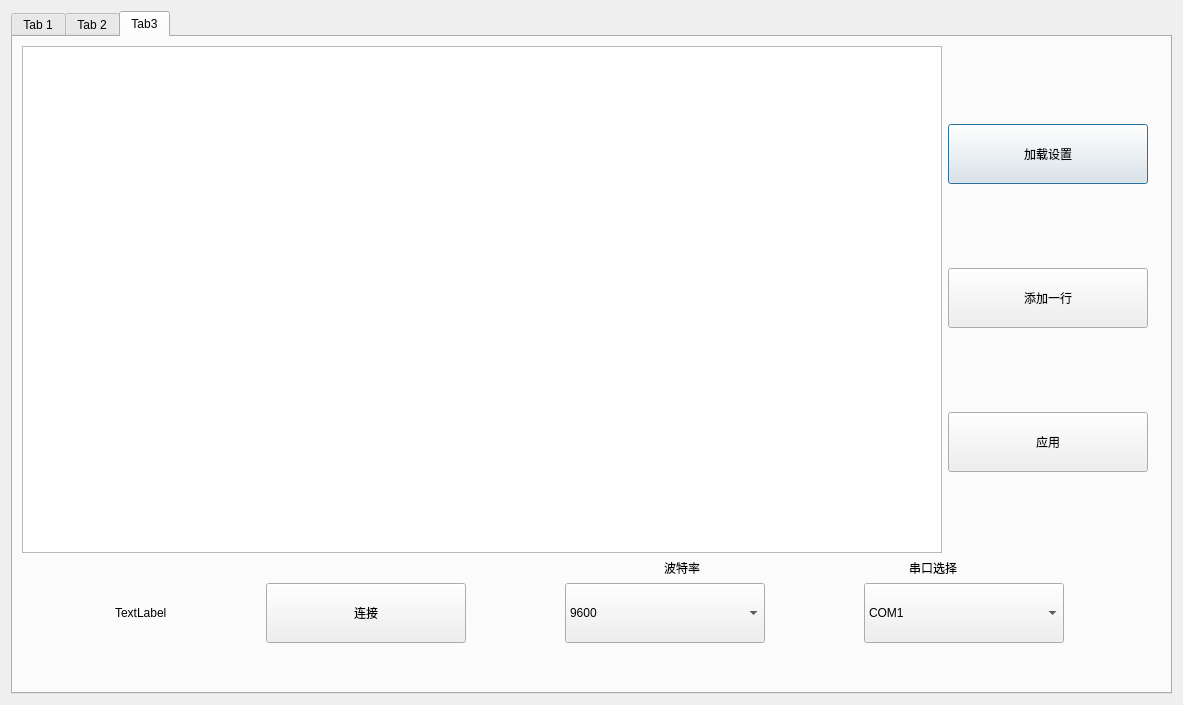
<?xml version="1.0" encoding="UTF-8"?>
<ui version="4.0">
 <class>Dialog</class>
 <widget class="QDialog" name="Dialog">
  <property name="geometry">
   <rect>
    <x>0</x>
    <y>0</y>
    <width>1183</width>
    <height>705</height>
   </rect>
  </property>
  <property name="windowTitle">
   <string>Dialog</string>
  </property>
  <layout class="QGridLayout" name="gridLayout">
   <item row="0" column="0">
    <widget class="QTabWidget" name="tabWidget">
     <property name="currentIndex">
      <number>2</number>
     </property>
     <widget class="QWidget" name="tab">
      <attribute name="title">
       <string>Tab 1</string>
      </attribute>
      <layout class="QGridLayout" name="gridLayout_2">
       <item row="0" column="0">
        <widget class="QLabel" name="label_2">
         <property name="text">
          <string>img</string>
         </property>
        </widget>
       </item>
      </layout>
     </widget>
     <widget class="QWidget" name="tab_2">
      <attribute name="title">
       <string>Tab 2</string>
      </attribute>
      <layout class="QGridLayout" name="gridLayout_4">
       <item row="0" column="0">
        <layout class="QVBoxLayout" name="verticalLayout">
         <item>
          <widget class="QGroupBox" name="groupBox_output">
           <property name="title">
            <string>GroupBox</string>
           </property>
          </widget>
         </item>
         <item>
          <widget class="QGroupBox" name="groupBox_input">
           <property name="title">
            <string>GroupBox</string>
           </property>
          </widget>
         </item>
        </layout>
       </item>
      </layout>
     </widget>
     <widget class="QWidget" name="tab_3">
      <attribute name="title">
       <string>Tab3</string>
      </attribute>
      <layout class="QGridLayout" name="gridLayout_5">
       <item row="0" column="0" rowspan="3" colspan="4">
        <layout class="QVBoxLayout" name="verticalLayout_4">
         <item>
          <layout class="QGridLayout" name="gridLayout_3">
           <item row="0" column="0">
            <widget class="QTableWidget" name="tableWidget">
             <property name="sizePolicy">
              <sizepolicy hsizetype="Expanding" vsizetype="Expanding">
               <horstretch>0</horstretch>
               <verstretch>0</verstretch>
              </sizepolicy>
             </property>
             <property name="maximumSize">
              <size>
               <width>16777215</width>
               <height>700</height>
              </size>
             </property>
            </widget>
           </item>
           <item row="0" column="2">
            <widget class="QLabel" name="label_11">
             <property name="text">
              <string/>
             </property>
            </widget>
           </item>
           <item row="0" column="1">
            <layout class="QVBoxLayout" name="verticalLayout_2">
             <item>
              <widget class="QPushButton" name="btn_load">
               <property name="sizePolicy">
                <sizepolicy hsizetype="Maximum" vsizetype="Maximum">
                 <horstretch>0</horstretch>
                 <verstretch>0</verstretch>
                </sizepolicy>
               </property>
               <property name="minimumSize">
                <size>
                 <width>200</width>
                 <height>60</height>
                </size>
               </property>
               <property name="text">
                <string>加载设置</string>
               </property>
              </widget>
             </item>
             <item>
              <widget class="QPushButton" name="btn_add">
               <property name="sizePolicy">
                <sizepolicy hsizetype="Maximum" vsizetype="Maximum">
                 <horstretch>0</horstretch>
                 <verstretch>0</verstretch>
                </sizepolicy>
               </property>
               <property name="minimumSize">
                <size>
                 <width>200</width>
                 <height>60</height>
                </size>
               </property>
               <property name="text">
                <string>添加一行</string>
               </property>
              </widget>
             </item>
             <item>
              <widget class="QPushButton" name="btn_apply">
               <property name="sizePolicy">
                <sizepolicy hsizetype="Maximum" vsizetype="Maximum">
                 <horstretch>0</horstretch>
                 <verstretch>0</verstretch>
                </sizepolicy>
               </property>
               <property name="minimumSize">
                <size>
                 <width>200</width>
                 <height>60</height>
                </size>
               </property>
               <property name="text">
                <string>应用</string>
               </property>
              </widget>
             </item>
            </layout>
           </item>
          </layout>
         </item>
         <item>
          <layout class="QVBoxLayout" name="verticalLayout_3">
           <item>
            <layout class="QHBoxLayout" name="horizontalLayout_2">
             <item>
              <widget class="QLabel" name="label_3">
               <property name="sizePolicy">
                <sizepolicy hsizetype="Maximum" vsizetype="Preferred">
                 <horstretch>0</horstretch>
                 <verstretch>0</verstretch>
                </sizepolicy>
               </property>
               <property name="maximumSize">
                <size>
                 <width>230</width>
                 <height>16777215</height>
                </size>
               </property>
               <property name="text">
                <string/>
               </property>
              </widget>
             </item>
             <item>
              <widget class="QLabel" name="label_1">
               <property name="sizePolicy">
                <sizepolicy hsizetype="Maximum" vsizetype="Preferred">
                 <horstretch>0</horstretch>
                 <verstretch>0</verstretch>
                </sizepolicy>
               </property>
               <property name="text">
                <string>波特率</string>
               </property>
              </widget>
             </item>
             <item>
              <widget class="QLabel" name="label">
               <property name="sizePolicy">
                <sizepolicy hsizetype="Maximum" vsizetype="Preferred">
                 <horstretch>0</horstretch>
                 <verstretch>0</verstretch>
                </sizepolicy>
               </property>
               <property name="text">
                <string>串口选择</string>
               </property>
              </widget>
             </item>
            </layout>
           </item>
           <item>
            <layout class="QHBoxLayout" name="horizontalLayout">
             <item>
              <widget class="QLabel" name="Light">
               <property name="sizePolicy">
                <sizepolicy hsizetype="Maximum" vsizetype="Maximum">
                 <horstretch>0</horstretch>
                 <verstretch>0</verstretch>
                </sizepolicy>
               </property>
               <property name="text">
                <string>TextLabel</string>
               </property>
              </widget>
             </item>
             <item>
              <widget class="QPushButton" name="pushButton">
               <property name="sizePolicy">
                <sizepolicy hsizetype="Minimum" vsizetype="Minimum">
                 <horstretch>0</horstretch>
                 <verstretch>0</verstretch>
                </sizepolicy>
               </property>
               <property name="minimumSize">
                <size>
                 <width>200</width>
                 <height>60</height>
                </size>
               </property>
               <property name="maximumSize">
                <size>
                 <width>100</width>
                 <height>60</height>
                </size>
               </property>
               <property name="text">
                <string>连接</string>
               </property>
              </widget>
             </item>
             <item>
              <widget class="QComboBox" name="comboBox_2">
               <property name="sizePolicy">
                <sizepolicy hsizetype="Minimum" vsizetype="Minimum">
                 <horstretch>0</horstretch>
                 <verstretch>0</verstretch>
                </sizepolicy>
               </property>
               <property name="minimumSize">
                <size>
                 <width>200</width>
                 <height>60</height>
                </size>
               </property>
               <property name="maximumSize">
                <size>
                 <width>100</width>
                 <height>60</height>
                </size>
               </property>
               <item>
                <property name="text">
                 <string>9600</string>
                </property>
               </item>
               <item>
                <property name="text">
                 <string>38400</string>
                </property>
               </item>
               <item>
                <property name="text">
                 <string>115200</string>
                </property>
               </item>
              </widget>
             </item>
             <item>
              <widget class="QComboBox" name="comboBox_1">
               <property name="sizePolicy">
                <sizepolicy hsizetype="Minimum" vsizetype="Minimum">
                 <horstretch>0</horstretch>
                 <verstretch>0</verstretch>
                </sizepolicy>
               </property>
               <property name="minimumSize">
                <size>
                 <width>200</width>
                 <height>60</height>
                </size>
               </property>
               <property name="maximumSize">
                <size>
                 <width>100</width>
                 <height>60</height>
                </size>
               </property>
               <item>
                <property name="text">
                 <string>COM1</string>
                </property>
               </item>
               <item>
                <property name="text">
                 <string>COM2</string>
                </property>
               </item>
               <item>
                <property name="text">
                 <string>COM3</string>
                </property>
               </item>
               <item>
                <property name="text">
                 <string>COM4</string>
                </property>
               </item>
               <item>
                <property name="text">
                 <string>COM5</string>
                </property>
               </item>
               <item>
                <property name="text">
                 <string>COM6</string>
                </property>
               </item>
               <item>
                <property name="text">
                 <string>COM7</string>
                </property>
               </item>
               <item>
                <property name="text">
                 <string>COM8</string>
                </property>
               </item>
              </widget>
             </item>
            </layout>
           </item>
           <item>
            <widget class="QLabel" name="label_17">
             <property name="text">
              <string/>
             </property>
            </widget>
           </item>
           <item>
            <widget class="QLabel" name="label_18">
             <property name="text">
              <string/>
             </property>
            </widget>
           </item>
          </layout>
         </item>
        </layout>
       </item>
      </layout>
      <widget class="QLabel" name="label_16">
       <property name="geometry">
        <rect>
         <x>40</x>
         <y>360</y>
         <width>277</width>
         <height>16</height>
        </rect>
       </property>
       <property name="text">
        <string/>
       </property>
      </widget>
     </widget>
    </widget>
   </item>
  </layout>
 </widget>
 <resources/>
 <connections/>
</ui>
